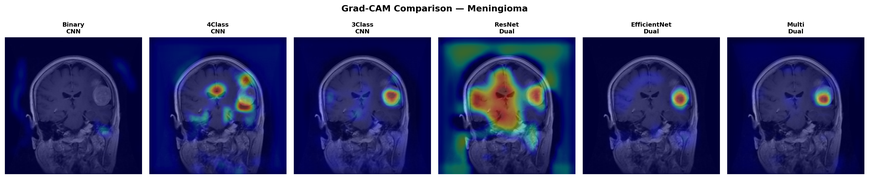
#> input picture xai_results/gradcam/gradcam_comparison_meningioma.png, 869 x 179 px, shrunk from 3579 x 739 before the run
$ python xai_comparison_meningioma.py
#> lines starting #> are read from the running program, lines starting #| are printed output that depends on the picture
import matplotlib.pyplot as plt
import matplotlib.image as mpimg
import numpy as np
from PIL import Image

# ── Paths ─────────────────────────────
GRADCAM = './xai_results/gradcam/gradcam_comparison_meningioma.png'
SHAP    = './xai_results/shap/shap_comparison_meningioma.png'
IG      = './xai_results/integrated_gradients/ig_comparison_meningioma.png'
OCC     = './xai_results/occlusion/occlusion_comparison_meningioma.png'

# ── Load images ───────────────────────
imgs = {
    'Grad-CAM':              mpimg.imread(GRADCAM),
    'SHAP':                  mpimg.imread(SHAP),
    'Integrated Gradients':  mpimg.imread(IG),
    'Occlusion Analysis':    mpimg.imread(OCC)
}
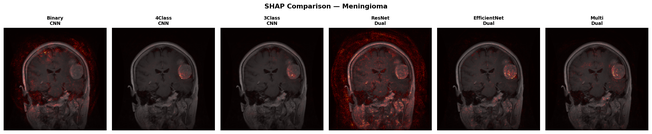
#> input picture xai_results/shap/shap_comparison_meningioma.png, 652 x 134 px, shrunk from 2685 x 554 before the run
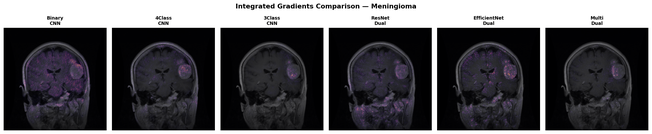
#> input picture xai_results/integrated_gradients/ig_comparison_meningioma.png, 652 x 134 px, shrunk from 2685 x 554 before the run
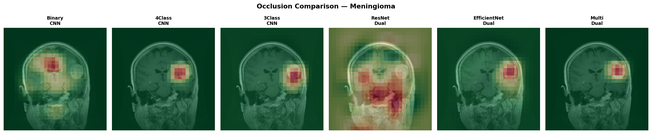
#> input picture xai_results/occlusion/occlusion_comparison_meningioma.png, 652 x 134 px, shrunk from 2685 x 554 before the run

labels = ['(α) Grad-CAM',
          '(β) SHAP',
          '(γ) Integrated Gradients',
          '(δ) Occlusion Analysis']

methods = list(imgs.keys())
#> methods = ['Grad-CAM', 'SHAP', 'Integrated Gradients', 'Occlusion Analysis']

# ── Plot ──────────────────────────────
fig, axes = plt.subplots(
    4, 1,
    figsize=(16, 20)
)
fig.patch.set_facecolor('white')

fig.suptitle(
    'Σύγκριση 4 Μεθόδων XAI  Meningioma\n'
    'Αποτελέσματα και των 6 Μοντέλων',
    fontsize=14,
    fontweight='bold',
    color='#2C3E50',
    y=1.01
)

colors = ['#E74C3C', '#F39C12',
          '#8E44AD', '#27AE60']

for ax, (method, img), label, color \
        in zip(axes, imgs.items(),
               labels, colors):

    ax.imshow(img)
    ax.axis('off')

    # Label αριστερά
    ax.text(
        -0.01, 0.5,
        label,
        transform=ax.transAxes,
        fontsize=12,
        fontweight='bold',
        color=color,
        va='center',
        ha='right',
        rotation=0
    )

    # Colored border
    for spine in ax.spines.values():
        spine.set_visible(True)
        spine.set_color(color)
        spine.set_linewidth(3)
#> this loop made 4 passes
#> (method, label, color) on passes 1 to 4: ('Grad-CAM', '(α) Grad-CAM', '#E74C3C'), ('SHAP', '(β) SHAP', '#F39C12'), ('Integrated Gradients', '(γ) Integrated Gradients', '#8E44AD'), ('Occlusion Analysis', '(δ) Occlusion Analysis', '#27AE60')

plt.tight_layout(pad=1.5)
plt.savefig(
    './thesis_figures/xai_comparison_meningioma.png',
    dpi=200,
    bbox_inches='tight',
    facecolor='white'
)
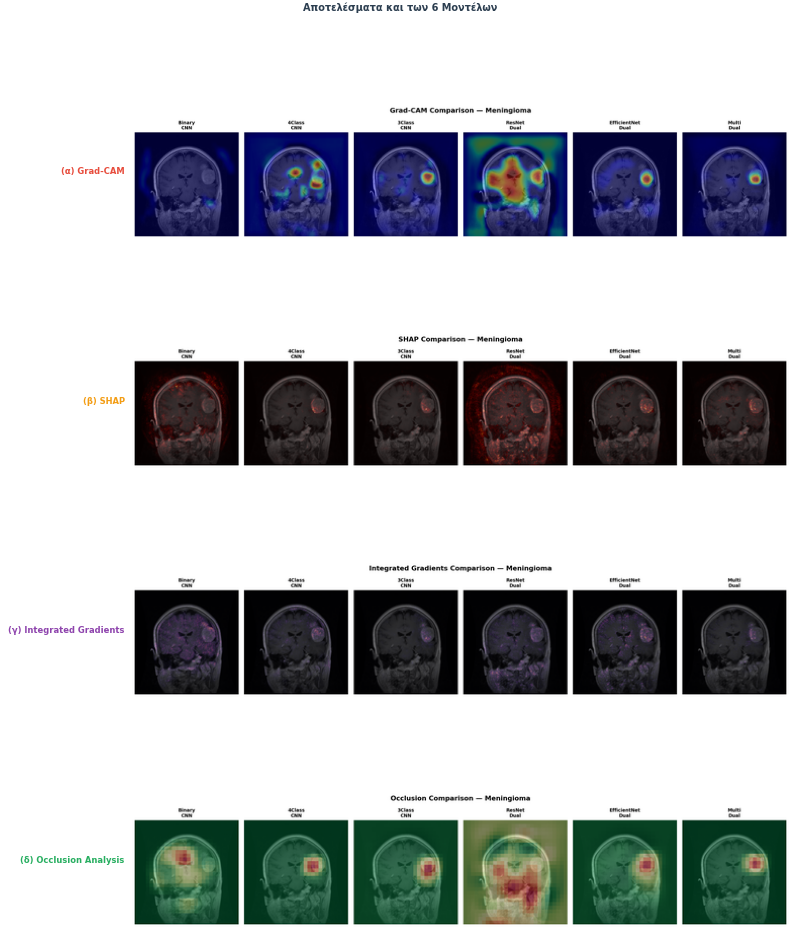
#> figure drawn by matplotlib, 4 panels
plt.close()
print("Saved: xai_comparison_meningioma.png")
